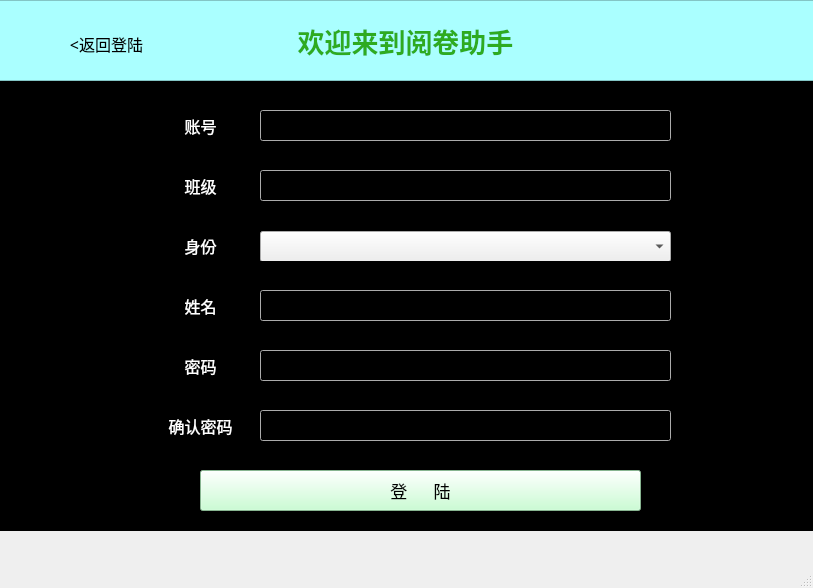
<?xml version="1.0" encoding="UTF-8"?>
<ui version="4.0">
 <class>MainWindow</class>
 <widget class="QMainWindow" name="MainWindow">
  <property name="geometry">
   <rect>
    <x>0</x>
    <y>0</y>
    <width>813</width>
    <height>588</height>
   </rect>
  </property>
  <property name="windowTitle">
   <string>MainWindow</string>
  </property>
  <widget class="QWidget" name="centralwidget">
   <widget class="QLabel" name="label">
    <property name="geometry">
     <rect>
      <x>210</x>
      <y>10</y>
      <width>391</width>
      <height>61</height>
     </rect>
    </property>
    <property name="palette">
     <palette>
      <active>
       <colorrole role="WindowText">
        <brush brushstyle="SolidPattern">
         <color alpha="255">
          <red>46</red>
          <green>171</green>
          <blue>32</blue>
         </color>
        </brush>
       </colorrole>
       <colorrole role="Text">
        <brush brushstyle="SolidPattern">
         <color alpha="255">
          <red>49</red>
          <green>147</green>
          <blue>72</blue>
         </color>
        </brush>
       </colorrole>
       <colorrole role="Base">
        <brush brushstyle="SolidPattern">
         <color alpha="255">
          <red>170</red>
          <green>255</green>
          <blue>255</blue>
         </color>
        </brush>
       </colorrole>
       <colorrole role="Window">
        <brush brushstyle="SolidPattern">
         <color alpha="255">
          <red>0</red>
          <green>255</green>
          <blue>255</blue>
         </color>
        </brush>
       </colorrole>
       <colorrole role="PlaceholderText">
        <brush brushstyle="SolidPattern">
         <color alpha="128">
          <red>49</red>
          <green>147</green>
          <blue>72</blue>
         </color>
        </brush>
       </colorrole>
      </active>
      <inactive>
       <colorrole role="WindowText">
        <brush brushstyle="SolidPattern">
         <color alpha="255">
          <red>46</red>
          <green>171</green>
          <blue>32</blue>
         </color>
        </brush>
       </colorrole>
       <colorrole role="Text">
        <brush brushstyle="SolidPattern">
         <color alpha="255">
          <red>49</red>
          <green>147</green>
          <blue>72</blue>
         </color>
        </brush>
       </colorrole>
       <colorrole role="Base">
        <brush brushstyle="SolidPattern">
         <color alpha="255">
          <red>170</red>
          <green>255</green>
          <blue>255</blue>
         </color>
        </brush>
       </colorrole>
       <colorrole role="Window">
        <brush brushstyle="SolidPattern">
         <color alpha="255">
          <red>0</red>
          <green>255</green>
          <blue>255</blue>
         </color>
        </brush>
       </colorrole>
       <colorrole role="PlaceholderText">
        <brush brushstyle="SolidPattern">
         <color alpha="128">
          <red>49</red>
          <green>147</green>
          <blue>72</blue>
         </color>
        </brush>
       </colorrole>
      </inactive>
      <disabled>
       <colorrole role="WindowText">
        <brush brushstyle="SolidPattern">
         <color alpha="255">
          <red>120</red>
          <green>120</green>
          <blue>120</blue>
         </color>
        </brush>
       </colorrole>
       <colorrole role="Text">
        <brush brushstyle="SolidPattern">
         <color alpha="255">
          <red>120</red>
          <green>120</green>
          <blue>120</blue>
         </color>
        </brush>
       </colorrole>
       <colorrole role="Base">
        <brush brushstyle="SolidPattern">
         <color alpha="255">
          <red>0</red>
          <green>255</green>
          <blue>255</blue>
         </color>
        </brush>
       </colorrole>
       <colorrole role="Window">
        <brush brushstyle="SolidPattern">
         <color alpha="255">
          <red>0</red>
          <green>255</green>
          <blue>255</blue>
         </color>
        </brush>
       </colorrole>
       <colorrole role="PlaceholderText">
        <brush brushstyle="SolidPattern">
         <color alpha="128">
          <red>0</red>
          <green>0</green>
          <blue>0</blue>
         </color>
        </brush>
       </colorrole>
      </disabled>
     </palette>
    </property>
    <property name="font">
     <font>
      <family>楷体</family>
      <pointsize>20</pointsize>
      <weight>75</weight>
      <bold>true</bold>
     </font>
    </property>
    <property name="text">
     <string>欢迎来到阅卷助手</string>
    </property>
    <property name="alignment">
     <set>Qt::AlignCenter</set>
    </property>
   </widget>
   <widget class="QTextBrowser" name="textBrowser">
    <property name="geometry">
     <rect>
      <x>-10</x>
      <y>0</y>
      <width>831</width>
      <height>81</height>
     </rect>
    </property>
    <property name="palette">
     <palette>
      <active>
       <colorrole role="Base">
        <brush brushstyle="SolidPattern">
         <color alpha="255">
          <red>170</red>
          <green>255</green>
          <blue>255</blue>
         </color>
        </brush>
       </colorrole>
       <colorrole role="Window">
        <brush brushstyle="SolidPattern">
         <color alpha="255">
          <red>170</red>
          <green>255</green>
          <blue>255</blue>
         </color>
        </brush>
       </colorrole>
      </active>
      <inactive>
       <colorrole role="Base">
        <brush brushstyle="SolidPattern">
         <color alpha="255">
          <red>170</red>
          <green>255</green>
          <blue>255</blue>
         </color>
        </brush>
       </colorrole>
       <colorrole role="Window">
        <brush brushstyle="SolidPattern">
         <color alpha="255">
          <red>170</red>
          <green>255</green>
          <blue>255</blue>
         </color>
        </brush>
       </colorrole>
      </inactive>
      <disabled>
       <colorrole role="Base">
        <brush brushstyle="SolidPattern">
         <color alpha="255">
          <red>170</red>
          <green>255</green>
          <blue>255</blue>
         </color>
        </brush>
       </colorrole>
       <colorrole role="Window">
        <brush brushstyle="SolidPattern">
         <color alpha="255">
          <red>170</red>
          <green>255</green>
          <blue>255</blue>
         </color>
        </brush>
       </colorrole>
      </disabled>
     </palette>
    </property>
   </widget>
   <widget class="QWidget" name="widget" native="true">
    <property name="geometry">
     <rect>
      <x>0</x>
      <y>80</y>
      <width>821</width>
      <height>451</height>
     </rect>
    </property>
    <property name="palette">
     <palette>
      <active>
       <colorrole role="Base">
        <brush brushstyle="SolidPattern">
         <color alpha="255">
          <red>0</red>
          <green>0</green>
          <blue>0</blue>
         </color>
        </brush>
       </colorrole>
      </active>
      <inactive>
       <colorrole role="Base">
        <brush brushstyle="SolidPattern">
         <color alpha="255">
          <red>0</red>
          <green>0</green>
          <blue>0</blue>
         </color>
        </brush>
       </colorrole>
      </inactive>
      <disabled>
       <colorrole role="Base">
        <brush brushstyle="SolidPattern">
         <color alpha="255">
          <red>240</red>
          <green>240</green>
          <blue>240</blue>
         </color>
        </brush>
       </colorrole>
      </disabled>
     </palette>
    </property>
    <widget class="QPushButton" name="pushButton">
     <property name="geometry">
      <rect>
       <x>200</x>
       <y>390</y>
       <width>441</width>
       <height>41</height>
      </rect>
     </property>
     <property name="palette">
      <palette>
       <active>
        <colorrole role="WindowText">
         <brush brushstyle="SolidPattern">
          <color alpha="255">
           <red>0</red>
           <green>0</green>
           <blue>0</blue>
          </color>
         </brush>
        </colorrole>
        <colorrole role="Button">
         <brush brushstyle="SolidPattern">
          <color alpha="255">
           <red>189</red>
           <green>252</green>
           <blue>201</blue>
          </color>
         </brush>
        </colorrole>
        <colorrole role="Light">
         <brush brushstyle="SolidPattern">
          <color alpha="255">
           <red>212</red>
           <green>255</green>
           <blue>127</blue>
          </color>
         </brush>
        </colorrole>
        <colorrole role="Midlight">
         <brush brushstyle="SolidPattern">
          <color alpha="255">
           <red>191</red>
           <green>255</green>
           <blue>63</blue>
          </color>
         </brush>
        </colorrole>
        <colorrole role="Dark">
         <brush brushstyle="SolidPattern">
          <color alpha="255">
           <red>85</red>
           <green>127</green>
           <blue>0</blue>
          </color>
         </brush>
        </colorrole>
        <colorrole role="Mid">
         <brush brushstyle="SolidPattern">
          <color alpha="255">
           <red>113</red>
           <green>170</green>
           <blue>0</blue>
          </color>
         </brush>
        </colorrole>
        <colorrole role="Text">
         <brush brushstyle="SolidPattern">
          <color alpha="255">
           <red>0</red>
           <green>0</green>
           <blue>0</blue>
          </color>
         </brush>
        </colorrole>
        <colorrole role="BrightText">
         <brush brushstyle="SolidPattern">
          <color alpha="255">
           <red>255</red>
           <green>255</green>
           <blue>255</blue>
          </color>
         </brush>
        </colorrole>
        <colorrole role="ButtonText">
         <brush brushstyle="SolidPattern">
          <color alpha="255">
           <red>0</red>
           <green>0</green>
           <blue>0</blue>
          </color>
         </brush>
        </colorrole>
        <colorrole role="Base">
         <brush brushstyle="SolidPattern">
          <color alpha="255">
           <red>189</red>
           <green>252</green>
           <blue>201</blue>
          </color>
         </brush>
        </colorrole>
        <colorrole role="Window">
         <brush brushstyle="SolidPattern">
          <color alpha="255">
           <red>189</red>
           <green>252</green>
           <blue>201</blue>
          </color>
         </brush>
        </colorrole>
        <colorrole role="Shadow">
         <brush brushstyle="SolidPattern">
          <color alpha="255">
           <red>0</red>
           <green>0</green>
           <blue>0</blue>
          </color>
         </brush>
        </colorrole>
        <colorrole role="AlternateBase">
         <brush brushstyle="SolidPattern">
          <color alpha="255">
           <red>212</red>
           <green>255</green>
           <blue>127</blue>
          </color>
         </brush>
        </colorrole>
        <colorrole role="ToolTipBase">
         <brush brushstyle="SolidPattern">
          <color alpha="255">
           <red>255</red>
           <green>255</green>
           <blue>220</blue>
          </color>
         </brush>
        </colorrole>
        <colorrole role="ToolTipText">
         <brush brushstyle="SolidPattern">
          <color alpha="255">
           <red>0</red>
           <green>0</green>
           <blue>0</blue>
          </color>
         </brush>
        </colorrole>
        <colorrole role="PlaceholderText">
         <brush brushstyle="SolidPattern">
          <color alpha="128">
           <red>0</red>
           <green>0</green>
           <blue>0</blue>
          </color>
         </brush>
        </colorrole>
       </active>
       <inactive>
        <colorrole role="WindowText">
         <brush brushstyle="SolidPattern">
          <color alpha="255">
           <red>0</red>
           <green>0</green>
           <blue>0</blue>
          </color>
         </brush>
        </colorrole>
        <colorrole role="Button">
         <brush brushstyle="SolidPattern">
          <color alpha="255">
           <red>189</red>
           <green>252</green>
           <blue>201</blue>
          </color>
         </brush>
        </colorrole>
        <colorrole role="Light">
         <brush brushstyle="SolidPattern">
          <color alpha="255">
           <red>212</red>
           <green>255</green>
           <blue>127</blue>
          </color>
         </brush>
        </colorrole>
        <colorrole role="Midlight">
         <brush brushstyle="SolidPattern">
          <color alpha="255">
           <red>191</red>
           <green>255</green>
           <blue>63</blue>
          </color>
         </brush>
        </colorrole>
        <colorrole role="Dark">
         <brush brushstyle="SolidPattern">
          <color alpha="255">
           <red>85</red>
           <green>127</green>
           <blue>0</blue>
          </color>
         </brush>
        </colorrole>
        <colorrole role="Mid">
         <brush brushstyle="SolidPattern">
          <color alpha="255">
           <red>113</red>
           <green>170</green>
           <blue>0</blue>
          </color>
         </brush>
        </colorrole>
        <colorrole role="Text">
         <brush brushstyle="SolidPattern">
          <color alpha="255">
           <red>0</red>
           <green>0</green>
           <blue>0</blue>
          </color>
         </brush>
        </colorrole>
        <colorrole role="BrightText">
         <brush brushstyle="SolidPattern">
          <color alpha="255">
           <red>255</red>
           <green>255</green>
           <blue>255</blue>
          </color>
         </brush>
        </colorrole>
        <colorrole role="ButtonText">
         <brush brushstyle="SolidPattern">
          <color alpha="255">
           <red>0</red>
           <green>0</green>
           <blue>0</blue>
          </color>
         </brush>
        </colorrole>
        <colorrole role="Base">
         <brush brushstyle="SolidPattern">
          <color alpha="255">
           <red>189</red>
           <green>252</green>
           <blue>201</blue>
          </color>
         </brush>
        </colorrole>
        <colorrole role="Window">
         <brush brushstyle="SolidPattern">
          <color alpha="255">
           <red>189</red>
           <green>252</green>
           <blue>201</blue>
          </color>
         </brush>
        </colorrole>
        <colorrole role="Shadow">
         <brush brushstyle="SolidPattern">
          <color alpha="255">
           <red>0</red>
           <green>0</green>
           <blue>0</blue>
          </color>
         </brush>
        </colorrole>
        <colorrole role="AlternateBase">
         <brush brushstyle="SolidPattern">
          <color alpha="255">
           <red>212</red>
           <green>255</green>
           <blue>127</blue>
          </color>
         </brush>
        </colorrole>
        <colorrole role="ToolTipBase">
         <brush brushstyle="SolidPattern">
          <color alpha="255">
           <red>255</red>
           <green>255</green>
           <blue>220</blue>
          </color>
         </brush>
        </colorrole>
        <colorrole role="ToolTipText">
         <brush brushstyle="SolidPattern">
          <color alpha="255">
           <red>0</red>
           <green>0</green>
           <blue>0</blue>
          </color>
         </brush>
        </colorrole>
        <colorrole role="PlaceholderText">
         <brush brushstyle="SolidPattern">
          <color alpha="128">
           <red>0</red>
           <green>0</green>
           <blue>0</blue>
          </color>
         </brush>
        </colorrole>
       </inactive>
       <disabled>
        <colorrole role="WindowText">
         <brush brushstyle="SolidPattern">
          <color alpha="255">
           <red>85</red>
           <green>127</green>
           <blue>0</blue>
          </color>
         </brush>
        </colorrole>
        <colorrole role="Button">
         <brush brushstyle="SolidPattern">
          <color alpha="255">
           <red>189</red>
           <green>252</green>
           <blue>201</blue>
          </color>
         </brush>
        </colorrole>
        <colorrole role="Light">
         <brush brushstyle="SolidPattern">
          <color alpha="255">
           <red>212</red>
           <green>255</green>
           <blue>127</blue>
          </color>
         </brush>
        </colorrole>
        <colorrole role="Midlight">
         <brush brushstyle="SolidPattern">
          <color alpha="255">
           <red>191</red>
           <green>255</green>
           <blue>63</blue>
          </color>
         </brush>
        </colorrole>
        <colorrole role="Dark">
         <brush brushstyle="SolidPattern">
          <color alpha="255">
           <red>85</red>
           <green>127</green>
           <blue>0</blue>
          </color>
         </brush>
        </colorrole>
        <colorrole role="Mid">
         <brush brushstyle="SolidPattern">
          <color alpha="255">
           <red>113</red>
           <green>170</green>
           <blue>0</blue>
          </color>
         </brush>
        </colorrole>
        <colorrole role="Text">
         <brush brushstyle="SolidPattern">
          <color alpha="255">
           <red>85</red>
           <green>127</green>
           <blue>0</blue>
          </color>
         </brush>
        </colorrole>
        <colorrole role="BrightText">
         <brush brushstyle="SolidPattern">
          <color alpha="255">
           <red>255</red>
           <green>255</green>
           <blue>255</blue>
          </color>
         </brush>
        </colorrole>
        <colorrole role="ButtonText">
         <brush brushstyle="SolidPattern">
          <color alpha="255">
           <red>85</red>
           <green>127</green>
           <blue>0</blue>
          </color>
         </brush>
        </colorrole>
        <colorrole role="Base">
         <brush brushstyle="SolidPattern">
          <color alpha="255">
           <red>189</red>
           <green>252</green>
           <blue>201</blue>
          </color>
         </brush>
        </colorrole>
        <colorrole role="Window">
         <brush brushstyle="SolidPattern">
          <color alpha="255">
           <red>189</red>
           <green>252</green>
           <blue>201</blue>
          </color>
         </brush>
        </colorrole>
        <colorrole role="Shadow">
         <brush brushstyle="SolidPattern">
          <color alpha="255">
           <red>0</red>
           <green>0</green>
           <blue>0</blue>
          </color>
         </brush>
        </colorrole>
        <colorrole role="AlternateBase">
         <brush brushstyle="SolidPattern">
          <color alpha="255">
           <red>170</red>
           <green>255</green>
           <blue>0</blue>
          </color>
         </brush>
        </colorrole>
        <colorrole role="ToolTipBase">
         <brush brushstyle="SolidPattern">
          <color alpha="255">
           <red>255</red>
           <green>255</green>
           <blue>220</blue>
          </color>
         </brush>
        </colorrole>
        <colorrole role="ToolTipText">
         <brush brushstyle="SolidPattern">
          <color alpha="255">
           <red>0</red>
           <green>0</green>
           <blue>0</blue>
          </color>
         </brush>
        </colorrole>
        <colorrole role="PlaceholderText">
         <brush brushstyle="SolidPattern">
          <color alpha="128">
           <red>0</red>
           <green>0</green>
           <blue>0</blue>
          </color>
         </brush>
        </colorrole>
       </disabled>
      </palette>
     </property>
     <property name="font">
      <font>
       <family>华文宋体</family>
       <pointsize>13</pointsize>
       <weight>50</weight>
       <bold>false</bold>
      </font>
     </property>
     <property name="styleSheet">
      <string notr="true">QPushButton{
	background-color:#BDFCC9;

;
}</string>
     </property>
     <property name="text">
      <string>登      陆</string>
     </property>
    </widget>
    <widget class="QTextBrowser" name="textBrowser_2">
     <property name="geometry">
      <rect>
       <x>-10</x>
       <y>0</y>
       <width>831</width>
       <height>641</height>
      </rect>
     </property>
     <property name="palette">
      <palette>
       <active>
        <colorrole role="Base">
         <brush brushstyle="SolidPattern">
          <color alpha="255">
           <red>0</red>
           <green>0</green>
           <blue>0</blue>
          </color>
         </brush>
        </colorrole>
        <colorrole role="Window">
         <brush brushstyle="SolidPattern">
          <color alpha="255">
           <red>170</red>
           <green>255</green>
           <blue>255</blue>
          </color>
         </brush>
        </colorrole>
       </active>
       <inactive>
        <colorrole role="Base">
         <brush brushstyle="SolidPattern">
          <color alpha="255">
           <red>0</red>
           <green>0</green>
           <blue>0</blue>
          </color>
         </brush>
        </colorrole>
        <colorrole role="Window">
         <brush brushstyle="SolidPattern">
          <color alpha="255">
           <red>170</red>
           <green>255</green>
           <blue>255</blue>
          </color>
         </brush>
        </colorrole>
       </inactive>
       <disabled>
        <colorrole role="Base">
         <brush brushstyle="SolidPattern">
          <color alpha="255">
           <red>170</red>
           <green>255</green>
           <blue>255</blue>
          </color>
         </brush>
        </colorrole>
        <colorrole role="Window">
         <brush brushstyle="SolidPattern">
          <color alpha="255">
           <red>170</red>
           <green>255</green>
           <blue>255</blue>
          </color>
         </brush>
        </colorrole>
       </disabled>
      </palette>
     </property>
    </widget>
    <widget class="QWidget" name="widget_2" native="true">
     <property name="geometry">
      <rect>
       <x>150</x>
       <y>10</y>
       <width>531</width>
       <height>51</height>
      </rect>
     </property>
     <widget class="QLabel" name="label_2">
      <property name="geometry">
       <rect>
        <x>20</x>
        <y>20</y>
        <width>61</width>
        <height>31</height>
       </rect>
      </property>
      <property name="palette">
       <palette>
        <active>
         <colorrole role="WindowText">
          <brush brushstyle="SolidPattern">
           <color alpha="255">
            <red>255</red>
            <green>255</green>
            <blue>255</blue>
           </color>
          </brush>
         </colorrole>
         <colorrole role="Text">
          <brush brushstyle="SolidPattern">
           <color alpha="255">
            <red>255</red>
            <green>255</green>
            <blue>255</blue>
           </color>
          </brush>
         </colorrole>
         <colorrole role="PlaceholderText">
          <brush brushstyle="SolidPattern">
           <color alpha="128">
            <red>255</red>
            <green>255</green>
            <blue>255</blue>
           </color>
          </brush>
         </colorrole>
        </active>
        <inactive>
         <colorrole role="WindowText">
          <brush brushstyle="SolidPattern">
           <color alpha="255">
            <red>255</red>
            <green>255</green>
            <blue>255</blue>
           </color>
          </brush>
         </colorrole>
         <colorrole role="Text">
          <brush brushstyle="SolidPattern">
           <color alpha="255">
            <red>255</red>
            <green>255</green>
            <blue>255</blue>
           </color>
          </brush>
         </colorrole>
         <colorrole role="PlaceholderText">
          <brush brushstyle="SolidPattern">
           <color alpha="128">
            <red>255</red>
            <green>255</green>
            <blue>255</blue>
           </color>
          </brush>
         </colorrole>
        </inactive>
        <disabled>
         <colorrole role="WindowText">
          <brush brushstyle="SolidPattern">
           <color alpha="255">
            <red>120</red>
            <green>120</green>
            <blue>120</blue>
           </color>
          </brush>
         </colorrole>
         <colorrole role="Text">
          <brush brushstyle="SolidPattern">
           <color alpha="255">
            <red>120</red>
            <green>120</green>
            <blue>120</blue>
           </color>
          </brush>
         </colorrole>
         <colorrole role="PlaceholderText">
          <brush brushstyle="SolidPattern">
           <color alpha="128">
            <red>0</red>
            <green>0</green>
            <blue>0</blue>
           </color>
          </brush>
         </colorrole>
        </disabled>
       </palette>
      </property>
      <property name="font">
       <font>
        <family>宋体</family>
        <pointsize>12</pointsize>
       </font>
      </property>
      <property name="text">
       <string>账号</string>
      </property>
      <property name="alignment">
       <set>Qt::AlignCenter</set>
      </property>
     </widget>
     <widget class="QLineEdit" name="lineEdit">
      <property name="geometry">
       <rect>
        <x>110</x>
        <y>20</y>
        <width>411</width>
        <height>31</height>
       </rect>
      </property>
     </widget>
    </widget>
    <widget class="QWidget" name="widget_3" native="true">
     <property name="geometry">
      <rect>
       <x>150</x>
       <y>70</y>
       <width>531</width>
       <height>51</height>
      </rect>
     </property>
     <widget class="QLabel" name="label_3">
      <property name="geometry">
       <rect>
        <x>20</x>
        <y>20</y>
        <width>61</width>
        <height>31</height>
       </rect>
      </property>
      <property name="palette">
       <palette>
        <active>
         <colorrole role="WindowText">
          <brush brushstyle="SolidPattern">
           <color alpha="255">
            <red>255</red>
            <green>255</green>
            <blue>255</blue>
           </color>
          </brush>
         </colorrole>
         <colorrole role="Text">
          <brush brushstyle="SolidPattern">
           <color alpha="255">
            <red>255</red>
            <green>255</green>
            <blue>255</blue>
           </color>
          </brush>
         </colorrole>
         <colorrole role="PlaceholderText">
          <brush brushstyle="SolidPattern">
           <color alpha="128">
            <red>255</red>
            <green>255</green>
            <blue>255</blue>
           </color>
          </brush>
         </colorrole>
        </active>
        <inactive>
         <colorrole role="WindowText">
          <brush brushstyle="SolidPattern">
           <color alpha="255">
            <red>255</red>
            <green>255</green>
            <blue>255</blue>
           </color>
          </brush>
         </colorrole>
         <colorrole role="Text">
          <brush brushstyle="SolidPattern">
           <color alpha="255">
            <red>255</red>
            <green>255</green>
            <blue>255</blue>
           </color>
          </brush>
         </colorrole>
         <colorrole role="PlaceholderText">
          <brush brushstyle="SolidPattern">
           <color alpha="128">
            <red>255</red>
            <green>255</green>
            <blue>255</blue>
           </color>
          </brush>
         </colorrole>
        </inactive>
        <disabled>
         <colorrole role="WindowText">
          <brush brushstyle="SolidPattern">
           <color alpha="255">
            <red>120</red>
            <green>120</green>
            <blue>120</blue>
           </color>
          </brush>
         </colorrole>
         <colorrole role="Text">
          <brush brushstyle="SolidPattern">
           <color alpha="255">
            <red>120</red>
            <green>120</green>
            <blue>120</blue>
           </color>
          </brush>
         </colorrole>
         <colorrole role="PlaceholderText">
          <brush brushstyle="SolidPattern">
           <color alpha="128">
            <red>0</red>
            <green>0</green>
            <blue>0</blue>
           </color>
          </brush>
         </colorrole>
        </disabled>
       </palette>
      </property>
      <property name="font">
       <font>
        <family>宋体</family>
        <pointsize>12</pointsize>
       </font>
      </property>
      <property name="text">
       <string>班级</string>
      </property>
      <property name="alignment">
       <set>Qt::AlignCenter</set>
      </property>
     </widget>
     <widget class="QLineEdit" name="lineEdit_2">
      <property name="geometry">
       <rect>
        <x>110</x>
        <y>20</y>
        <width>411</width>
        <height>31</height>
       </rect>
      </property>
     </widget>
    </widget>
    <widget class="QWidget" name="widget_4" native="true">
     <property name="geometry">
      <rect>
       <x>150</x>
       <y>130</y>
       <width>531</width>
       <height>51</height>
      </rect>
     </property>
     <widget class="QLabel" name="label_5">
      <property name="geometry">
       <rect>
        <x>20</x>
        <y>20</y>
        <width>61</width>
        <height>31</height>
       </rect>
      </property>
      <property name="palette">
       <palette>
        <active>
         <colorrole role="WindowText">
          <brush brushstyle="SolidPattern">
           <color alpha="255">
            <red>255</red>
            <green>255</green>
            <blue>255</blue>
           </color>
          </brush>
         </colorrole>
         <colorrole role="Text">
          <brush brushstyle="SolidPattern">
           <color alpha="255">
            <red>255</red>
            <green>255</green>
            <blue>255</blue>
           </color>
          </brush>
         </colorrole>
         <colorrole role="PlaceholderText">
          <brush brushstyle="SolidPattern">
           <color alpha="128">
            <red>255</red>
            <green>255</green>
            <blue>255</blue>
           </color>
          </brush>
         </colorrole>
        </active>
        <inactive>
         <colorrole role="WindowText">
          <brush brushstyle="SolidPattern">
           <color alpha="255">
            <red>255</red>
            <green>255</green>
            <blue>255</blue>
           </color>
          </brush>
         </colorrole>
         <colorrole role="Text">
          <brush brushstyle="SolidPattern">
           <color alpha="255">
            <red>255</red>
            <green>255</green>
            <blue>255</blue>
           </color>
          </brush>
         </colorrole>
         <colorrole role="PlaceholderText">
          <brush brushstyle="SolidPattern">
           <color alpha="128">
            <red>255</red>
            <green>255</green>
            <blue>255</blue>
           </color>
          </brush>
         </colorrole>
        </inactive>
        <disabled>
         <colorrole role="WindowText">
          <brush brushstyle="SolidPattern">
           <color alpha="255">
            <red>120</red>
            <green>120</green>
            <blue>120</blue>
           </color>
          </brush>
         </colorrole>
         <colorrole role="Text">
          <brush brushstyle="SolidPattern">
           <color alpha="255">
            <red>120</red>
            <green>120</green>
            <blue>120</blue>
           </color>
          </brush>
         </colorrole>
         <colorrole role="PlaceholderText">
          <brush brushstyle="SolidPattern">
           <color alpha="128">
            <red>0</red>
            <green>0</green>
            <blue>0</blue>
           </color>
          </brush>
         </colorrole>
        </disabled>
       </palette>
      </property>
      <property name="font">
       <font>
        <family>宋体</family>
        <pointsize>12</pointsize>
       </font>
      </property>
      <property name="text">
       <string>身份</string>
      </property>
      <property name="alignment">
       <set>Qt::AlignCenter</set>
      </property>
     </widget>
     <widget class="QComboBox" name="comboBox">
      <property name="geometry">
       <rect>
        <x>110</x>
        <y>21</y>
        <width>411</width>
        <height>31</height>
       </rect>
      </property>
      <property name="palette">
       <palette>
        <active>
         <colorrole role="Base">
          <brush brushstyle="SolidPattern">
           <color alpha="255">
            <red>255</red>
            <green>255</green>
            <blue>255</blue>
           </color>
          </brush>
         </colorrole>
        </active>
        <inactive>
         <colorrole role="Base">
          <brush brushstyle="SolidPattern">
           <color alpha="255">
            <red>255</red>
            <green>255</green>
            <blue>255</blue>
           </color>
          </brush>
         </colorrole>
        </inactive>
        <disabled>
         <colorrole role="Base">
          <brush brushstyle="SolidPattern">
           <color alpha="255">
            <red>240</red>
            <green>240</green>
            <blue>240</blue>
           </color>
          </brush>
         </colorrole>
        </disabled>
       </palette>
      </property>
     </widget>
    </widget>
    <widget class="QWidget" name="widget_5" native="true">
     <property name="geometry">
      <rect>
       <x>150</x>
       <y>190</y>
       <width>531</width>
       <height>51</height>
      </rect>
     </property>
     <widget class="QLabel" name="label_6">
      <property name="geometry">
       <rect>
        <x>20</x>
        <y>20</y>
        <width>61</width>
        <height>31</height>
       </rect>
      </property>
      <property name="palette">
       <palette>
        <active>
         <colorrole role="WindowText">
          <brush brushstyle="SolidPattern">
           <color alpha="255">
            <red>255</red>
            <green>255</green>
            <blue>255</blue>
           </color>
          </brush>
         </colorrole>
         <colorrole role="Text">
          <brush brushstyle="SolidPattern">
           <color alpha="255">
            <red>255</red>
            <green>255</green>
            <blue>255</blue>
           </color>
          </brush>
         </colorrole>
         <colorrole role="PlaceholderText">
          <brush brushstyle="SolidPattern">
           <color alpha="128">
            <red>255</red>
            <green>255</green>
            <blue>255</blue>
           </color>
          </brush>
         </colorrole>
        </active>
        <inactive>
         <colorrole role="WindowText">
          <brush brushstyle="SolidPattern">
           <color alpha="255">
            <red>255</red>
            <green>255</green>
            <blue>255</blue>
           </color>
          </brush>
         </colorrole>
         <colorrole role="Text">
          <brush brushstyle="SolidPattern">
           <color alpha="255">
            <red>255</red>
            <green>255</green>
            <blue>255</blue>
           </color>
          </brush>
         </colorrole>
         <colorrole role="PlaceholderText">
          <brush brushstyle="SolidPattern">
           <color alpha="128">
            <red>255</red>
            <green>255</green>
            <blue>255</blue>
           </color>
          </brush>
         </colorrole>
        </inactive>
        <disabled>
         <colorrole role="WindowText">
          <brush brushstyle="SolidPattern">
           <color alpha="255">
            <red>120</red>
            <green>120</green>
            <blue>120</blue>
           </color>
          </brush>
         </colorrole>
         <colorrole role="Text">
          <brush brushstyle="SolidPattern">
           <color alpha="255">
            <red>120</red>
            <green>120</green>
            <blue>120</blue>
           </color>
          </brush>
         </colorrole>
         <colorrole role="PlaceholderText">
          <brush brushstyle="SolidPattern">
           <color alpha="128">
            <red>0</red>
            <green>0</green>
            <blue>0</blue>
           </color>
          </brush>
         </colorrole>
        </disabled>
       </palette>
      </property>
      <property name="font">
       <font>
        <family>宋体</family>
        <pointsize>12</pointsize>
       </font>
      </property>
      <property name="text">
       <string>姓名</string>
      </property>
      <property name="alignment">
       <set>Qt::AlignCenter</set>
      </property>
     </widget>
     <widget class="QLineEdit" name="lineEdit_4">
      <property name="geometry">
       <rect>
        <x>110</x>
        <y>20</y>
        <width>411</width>
        <height>31</height>
       </rect>
      </property>
     </widget>
    </widget>
    <widget class="QWidget" name="widget_6" native="true">
     <property name="geometry">
      <rect>
       <x>150</x>
       <y>250</y>
       <width>531</width>
       <height>51</height>
      </rect>
     </property>
     <widget class="QLabel" name="label_7">
      <property name="geometry">
       <rect>
        <x>20</x>
        <y>20</y>
        <width>61</width>
        <height>31</height>
       </rect>
      </property>
      <property name="palette">
       <palette>
        <active>
         <colorrole role="WindowText">
          <brush brushstyle="SolidPattern">
           <color alpha="255">
            <red>255</red>
            <green>255</green>
            <blue>255</blue>
           </color>
          </brush>
         </colorrole>
         <colorrole role="Text">
          <brush brushstyle="SolidPattern">
           <color alpha="255">
            <red>255</red>
            <green>255</green>
            <blue>255</blue>
           </color>
          </brush>
         </colorrole>
         <colorrole role="PlaceholderText">
          <brush brushstyle="SolidPattern">
           <color alpha="128">
            <red>255</red>
            <green>255</green>
            <blue>255</blue>
           </color>
          </brush>
         </colorrole>
        </active>
        <inactive>
         <colorrole role="WindowText">
          <brush brushstyle="SolidPattern">
           <color alpha="255">
            <red>255</red>
            <green>255</green>
            <blue>255</blue>
           </color>
          </brush>
         </colorrole>
         <colorrole role="Text">
          <brush brushstyle="SolidPattern">
           <color alpha="255">
            <red>255</red>
            <green>255</green>
            <blue>255</blue>
           </color>
          </brush>
         </colorrole>
         <colorrole role="PlaceholderText">
          <brush brushstyle="SolidPattern">
           <color alpha="128">
            <red>255</red>
            <green>255</green>
            <blue>255</blue>
           </color>
          </brush>
         </colorrole>
        </inactive>
        <disabled>
         <colorrole role="WindowText">
          <brush brushstyle="SolidPattern">
           <color alpha="255">
            <red>120</red>
            <green>120</green>
            <blue>120</blue>
           </color>
          </brush>
         </colorrole>
         <colorrole role="Text">
          <brush brushstyle="SolidPattern">
           <color alpha="255">
            <red>120</red>
            <green>120</green>
            <blue>120</blue>
           </color>
          </brush>
         </colorrole>
         <colorrole role="PlaceholderText">
          <brush brushstyle="SolidPattern">
           <color alpha="128">
            <red>0</red>
            <green>0</green>
            <blue>0</blue>
           </color>
          </brush>
         </colorrole>
        </disabled>
       </palette>
      </property>
      <property name="font">
       <font>
        <family>宋体</family>
        <pointsize>12</pointsize>
       </font>
      </property>
      <property name="text">
       <string>密码</string>
      </property>
      <property name="alignment">
       <set>Qt::AlignCenter</set>
      </property>
     </widget>
     <widget class="QLineEdit" name="lineEdit_5">
      <property name="geometry">
       <rect>
        <x>110</x>
        <y>20</y>
        <width>411</width>
        <height>31</height>
       </rect>
      </property>
     </widget>
    </widget>
    <widget class="QWidget" name="widget_8" native="true">
     <property name="geometry">
      <rect>
       <x>150</x>
       <y>310</y>
       <width>551</width>
       <height>51</height>
      </rect>
     </property>
     <widget class="QLabel" name="label_9">
      <property name="geometry">
       <rect>
        <x>0</x>
        <y>20</y>
        <width>101</width>
        <height>31</height>
       </rect>
      </property>
      <property name="palette">
       <palette>
        <active>
         <colorrole role="WindowText">
          <brush brushstyle="SolidPattern">
           <color alpha="255">
            <red>255</red>
            <green>255</green>
            <blue>255</blue>
           </color>
          </brush>
         </colorrole>
         <colorrole role="Text">
          <brush brushstyle="SolidPattern">
           <color alpha="255">
            <red>255</red>
            <green>255</green>
            <blue>255</blue>
           </color>
          </brush>
         </colorrole>
         <colorrole role="PlaceholderText">
          <brush brushstyle="SolidPattern">
           <color alpha="128">
            <red>255</red>
            <green>255</green>
            <blue>255</blue>
           </color>
          </brush>
         </colorrole>
        </active>
        <inactive>
         <colorrole role="WindowText">
          <brush brushstyle="SolidPattern">
           <color alpha="255">
            <red>255</red>
            <green>255</green>
            <blue>255</blue>
           </color>
          </brush>
         </colorrole>
         <colorrole role="Text">
          <brush brushstyle="SolidPattern">
           <color alpha="255">
            <red>255</red>
            <green>255</green>
            <blue>255</blue>
           </color>
          </brush>
         </colorrole>
         <colorrole role="PlaceholderText">
          <brush brushstyle="SolidPattern">
           <color alpha="128">
            <red>255</red>
            <green>255</green>
            <blue>255</blue>
           </color>
          </brush>
         </colorrole>
        </inactive>
        <disabled>
         <colorrole role="WindowText">
          <brush brushstyle="SolidPattern">
           <color alpha="255">
            <red>120</red>
            <green>120</green>
            <blue>120</blue>
           </color>
          </brush>
         </colorrole>
         <colorrole role="Text">
          <brush brushstyle="SolidPattern">
           <color alpha="255">
            <red>120</red>
            <green>120</green>
            <blue>120</blue>
           </color>
          </brush>
         </colorrole>
         <colorrole role="PlaceholderText">
          <brush brushstyle="SolidPattern">
           <color alpha="128">
            <red>0</red>
            <green>0</green>
            <blue>0</blue>
           </color>
          </brush>
         </colorrole>
        </disabled>
       </palette>
      </property>
      <property name="font">
       <font>
        <family>宋体</family>
        <pointsize>12</pointsize>
       </font>
      </property>
      <property name="text">
       <string>确认密码</string>
      </property>
      <property name="alignment">
       <set>Qt::AlignCenter</set>
      </property>
     </widget>
     <widget class="QLineEdit" name="lineEdit_7">
      <property name="geometry">
       <rect>
        <x>110</x>
        <y>20</y>
        <width>411</width>
        <height>31</height>
       </rect>
      </property>
     </widget>
    </widget>
    <zorder>textBrowser_2</zorder>
    <zorder>pushButton</zorder>
    <zorder>widget_2</zorder>
    <zorder>widget_3</zorder>
    <zorder>widget_4</zorder>
    <zorder>widget_5</zorder>
    <zorder>widget_6</zorder>
    <zorder>widget_8</zorder>
   </widget>
   <widget class="QPushButton" name="pushButton_2">
    <property name="geometry">
     <rect>
      <x>60</x>
      <y>30</y>
      <width>93</width>
      <height>28</height>
     </rect>
    </property>
    <property name="palette">
     <palette>
      <active>
       <colorrole role="Button">
        <brush brushstyle="SolidPattern">
         <color alpha="255">
          <red>170</red>
          <green>255</green>
          <blue>255</blue>
         </color>
        </brush>
       </colorrole>
       <colorrole role="Base">
        <brush brushstyle="SolidPattern">
         <color alpha="255">
          <red>170</red>
          <green>255</green>
          <blue>255</blue>
         </color>
        </brush>
       </colorrole>
       <colorrole role="Window">
        <brush brushstyle="SolidPattern">
         <color alpha="255">
          <red>170</red>
          <green>255</green>
          <blue>255</blue>
         </color>
        </brush>
       </colorrole>
      </active>
      <inactive>
       <colorrole role="Button">
        <brush brushstyle="SolidPattern">
         <color alpha="255">
          <red>170</red>
          <green>255</green>
          <blue>255</blue>
         </color>
        </brush>
       </colorrole>
       <colorrole role="Base">
        <brush brushstyle="SolidPattern">
         <color alpha="255">
          <red>170</red>
          <green>255</green>
          <blue>255</blue>
         </color>
        </brush>
       </colorrole>
       <colorrole role="Window">
        <brush brushstyle="SolidPattern">
         <color alpha="255">
          <red>170</red>
          <green>255</green>
          <blue>255</blue>
         </color>
        </brush>
       </colorrole>
      </inactive>
      <disabled>
       <colorrole role="Button">
        <brush brushstyle="SolidPattern">
         <color alpha="255">
          <red>170</red>
          <green>255</green>
          <blue>255</blue>
         </color>
        </brush>
       </colorrole>
       <colorrole role="Base">
        <brush brushstyle="SolidPattern">
         <color alpha="255">
          <red>170</red>
          <green>255</green>
          <blue>255</blue>
         </color>
        </brush>
       </colorrole>
       <colorrole role="Window">
        <brush brushstyle="SolidPattern">
         <color alpha="255">
          <red>170</red>
          <green>255</green>
          <blue>255</blue>
         </color>
        </brush>
       </colorrole>
      </disabled>
     </palette>
    </property>
    <property name="font">
     <font>
      <family>楷体</family>
      <pointsize>12</pointsize>
     </font>
    </property>
    <property name="styleSheet">
     <string notr="true">QPushButton{
	background-color: #aaffff;
	border: 0px bold yellow;
}</string>
    </property>
    <property name="text">
     <string>&lt;返回登陆</string>
    </property>
   </widget>
   <zorder>textBrowser</zorder>
   <zorder>label</zorder>
   <zorder>widget</zorder>
   <zorder>pushButton_2</zorder>
  </widget>
  <widget class="QMenuBar" name="menubar">
   <property name="geometry">
    <rect>
     <x>0</x>
     <y>0</y>
     <width>813</width>
     <height>26</height>
    </rect>
   </property>
  </widget>
  <widget class="QStatusBar" name="statusbar"/>
 </widget>
 <resources/>
 <connections/>
</ui>
